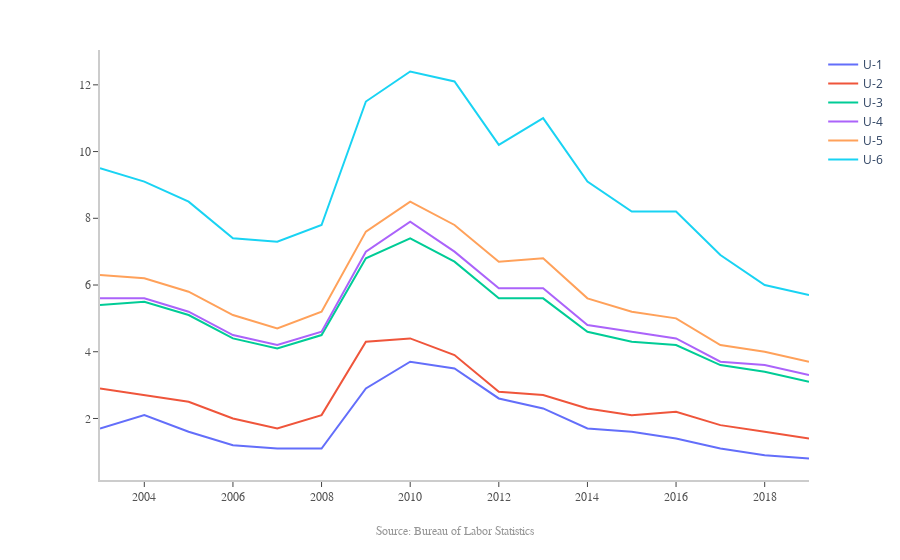

This figure's notebook cell:
### Markdown cell above
# Labor Underutilization Rates for Kansas, 2003-2019 Annual Averages

Double clicking on one of the items in the legend will isolate that series.  Double clicking again will bring back the lines for the other measures.

### Code cell
#hide

df = pd.read_csv('data/ks-lau.csv')

fig = go.Figure()

fig.add_trace(go.Scatter(x=df.year, y=df.u1,
                    mode='lines',
                    name='U-1'))
fig.add_trace(go.Scatter(x=df.year, y=df.u2,
                    mode='lines',
                    name='U-2'))
fig.add_trace(go.Scatter(x=df.year, y=df.u3,
                    mode='lines',
                    name='U-3'))
fig.add_trace(go.Scatter(x=df.year, y=df.u4,
                    mode='lines',
                    name='U-4'))
fig.add_trace(go.Scatter(x=df.year, y=df.u5,
                    mode='lines',
                    name='U-5'))
fig.add_trace(go.Scatter(x=df.year, y=df.u6,
                    mode='lines',
                    name='U-6'))


annotations = []

annotations.append(dict(xref='paper', yref='paper', x=0.5, y=-0.1,
                              xanchor='center', yanchor='top',
                              text='Source: Bureau of Labor Statistics',
                              font=dict(family='Arial',
                                        size=12,
                                        color='rgb(150,150,150)'),
                              showarrow=False))

fig.update_layout(
    annotations=annotations,
    xaxis=dict(
        showline=True,
        showgrid=False,
        showticklabels=True,
        linecolor='rgb(204, 204, 204)',
        linewidth=2,
        ticks='outside',
#         tickmode = 'array',
#         tickvals= list(range(2003,2020)),
        tickfont=dict(
            family='Arial',
            size=12,
            color='rgb(82, 82, 82)',
        ),
    ),
    yaxis=dict(
        showline=True,
        showgrid=False,
        showticklabels=True,
        linecolor='rgb(204, 204, 204)',
        linewidth=2,
        ticks='outside',
        tickfont=dict(
            family='Arial',
            size=12,
            color='rgb(82, 82, 82)',
        ),
    ),
    autosize=True,
    margin=dict(
        autoexpand=True,
        l=100,
        r=20,
        t=50,
    ),
    plot_bgcolor='white'
)

fig.show()

### Figure 1 — Plotly figure (JSON) as saved in the notebook; plotly's stock layout.template omitted (floating-point values rounded to 4 significant figures)
{"data": [{"mode": "lines", "name": "U-1", "type": "scatter", "x": [2003, 2004, 2005, 2006, 2007, 2008, 2009, 2010, 2011, 2012, 2013, 2014, 2015, 2016, 2017, 2018, 2019], "y": [1.7, 2.1, 1.6, 1.2, 1.1, 1.1, 2.9, 3.7, 3.5, 2.6, 2.3, 1.7, 1.6, 1.4, 1.1, 0.9, 0.8]}, {"mode": "lines", "name": "U-2", "type": "scatter", "x": [2003, 2004, 2005, 2006, 2007, 2008, 2009, 2010, 2011, 2012, 2013, 2014, 2015, 2016, 2017, 2018, 2019], "y": [2.9, 2.7, 2.5, 2, 1.7, 2.1, 4.3, 4.4, 3.9, 2.8, 2.7, 2.3, 2.1, 2.2, 1.8, 1.6, 1.4]}, {"mode": "lines", "name": "U-3", "type": "scatter", "x": [2003, 2004, 2005, 2006, 2007, 2008, 2009, 2010, 2011, 2012, 2013, 2014, 2015, 2016, 2017, 2018, 2019], "y": [5.4, 5.5, 5.1, 4.4, 4.1, 4.5, 6.8, 7.4, 6.7, 5.6, 5.6, 4.6, 4.3, 4.2, 3.6, 3.4, 3.1]}, {"mode": "lines", "name": "U-4", "type": "scatter", "x": [2003, 2004, 2005, 2006, 2007, 2008, 2009, 2010, 2011, 2012, 2013, 2014, 2015, 2016, 2017, 2018, 2019], "y": [5.6, 5.6, 5.2, 4.5, 4.2, 4.6, 7, 7.9, 7, 5.9, 5.9, 4.8, 4.6, 4.4, 3.7, 3.6, 3.3]}, {"mode": "lines", "name": "U-5", "type": "scatter", "x": [2003, 2004, 2005, 2006, 2007, 2008, 2009, 2010, 2011, 2012, 2013, 2014, 2015, 2016, 2017, 2018, 2019], "y": [6.3, 6.2, 5.8, 5.1, 4.7, 5.2, 7.6, 8.5, 7.8, 6.7, 6.8, 5.6, 5.2, 5, 4.2, 4, 3.7]}, {"mode": "lines", "name": "U-6", "type": "scatter", "x": [2003, 2004, 2005, 2006, 2007, 2008, 2009, 2010, 2011, 2012, 2013, 2014, 2015, 2016, 2017, 2018, 2019], "y": [9.5, 9.1, 8.5, 7.4, 7.3, 7.8, 11.5, 12.4, 12.1, 10.2, 11, 9.1, 8.2, 8.2, 6.9, 6, 5.7]}], "layout": {"annotations": [{"font": {"color": "rgb(150,150,150)", "family": "Arial", "size": 12}, "showarrow": false, "text": "Source: Bureau of Labor Statistics", "x": 0.5, "xanchor": "center", "xref": "paper", "y": -0.1, "yanchor": "top", "yref": "paper"}], "autosize": true, "margin": {"autoexpand": true, "l": 100, "r": 20, "t": 50}, "plot_bgcolor": "white", "xaxis": {"linecolor": "rgb(204, 204, 204)", "linewidth": 2, "showgrid": false, "showline": true, "showticklabels": true, "tickfont": {"color": "rgb(82, 82, 82)", "family": "Arial", "size": 12}, "ticks": "outside"}, "yaxis": {"linecolor": "rgb(204, 204, 204)", "linewidth": 2, "showgrid": false, "showline": true, "showticklabels": true, "tickfont": {"color": "rgb(82, 82, 82)", "family": "Arial", "size": 12}, "ticks": "outside"}}}
